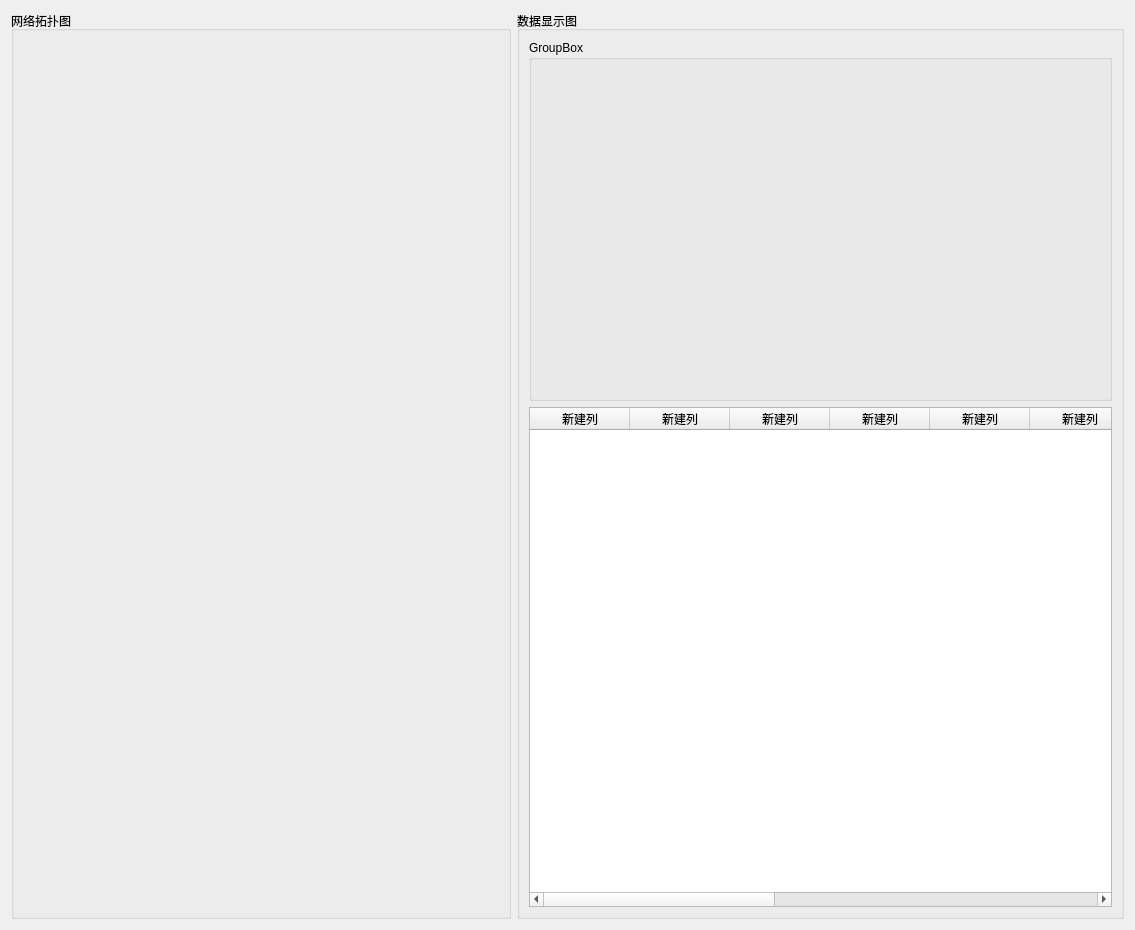
<?xml version="1.0" encoding="UTF-8"?>
<ui version="4.0">
 <class>shownetwork</class>
 <widget class="QWidget" name="shownetwork">
  <property name="geometry">
   <rect>
    <x>0</x>
    <y>0</y>
    <width>1135</width>
    <height>930</height>
   </rect>
  </property>
  <property name="windowTitle">
   <string>Form</string>
  </property>
  <layout class="QHBoxLayout" name="horizontalLayout">
   <item>
    <widget class="QGroupBox" name="groupBox">
     <property name="enabled">
      <bool>true</bool>
     </property>
     <property name="minimumSize">
      <size>
       <width>500</width>
       <height>0</height>
      </size>
     </property>
     <property name="maximumSize">
      <size>
       <width>500</width>
       <height>16777215</height>
      </size>
     </property>
     <property name="mouseTracking">
      <bool>false</bool>
     </property>
     <property name="title">
      <string>网络拓扑图</string>
     </property>
     <widget class="BatteryItem" name="widget_9" native="true">
      <property name="enabled">
       <bool>false</bool>
      </property>
      <property name="geometry">
       <rect>
        <x>280</x>
        <y>360</y>
        <width>200</width>
        <height>150</height>
       </rect>
      </property>
      <property name="minimumSize">
       <size>
        <width>200</width>
        <height>150</height>
       </size>
      </property>
      <property name="maximumSize">
       <size>
        <width>300</width>
        <height>300</height>
       </size>
      </property>
      <property name="mouseTracking">
       <bool>true</bool>
      </property>
     </widget>
     <widget class="QLabel" name="label">
      <property name="geometry">
       <rect>
        <x>10</x>
        <y>1028</y>
        <width>24</width>
        <height>16</height>
       </rect>
      </property>
      <property name="maximumSize">
       <size>
        <width>100</width>
        <height>50</height>
       </size>
      </property>
      <property name="text">
       <string>充电</string>
      </property>
     </widget>
     <widget class="SlaveItemWidget" name="widget_4" native="true">
      <property name="geometry">
       <rect>
        <x>11</x>
        <y>341</y>
        <width>150</width>
        <height>100</height>
       </rect>
      </property>
      <property name="minimumSize">
       <size>
        <width>150</width>
        <height>100</height>
       </size>
      </property>
      <property name="maximumSize">
       <size>
        <width>150</width>
        <height>100</height>
       </size>
      </property>
     </widget>
     <widget class="SlaveItemWidget" name="widget_2" native="true">
      <property name="geometry">
       <rect>
        <x>11</x>
        <y>129</y>
        <width>150</width>
        <height>100</height>
       </rect>
      </property>
      <property name="minimumSize">
       <size>
        <width>150</width>
        <height>100</height>
       </size>
      </property>
      <property name="maximumSize">
       <size>
        <width>150</width>
        <height>100</height>
       </size>
      </property>
     </widget>
     <widget class="SlaveItemWidget" name="widget_3" native="true">
      <property name="geometry">
       <rect>
        <x>11</x>
        <y>235</y>
        <width>150</width>
        <height>100</height>
       </rect>
      </property>
      <property name="minimumSize">
       <size>
        <width>150</width>
        <height>100</height>
       </size>
      </property>
      <property name="maximumSize">
       <size>
        <width>150</width>
        <height>100</height>
       </size>
      </property>
     </widget>
     <widget class="SlaveItemWidget" name="widget_5" native="true">
      <property name="geometry">
       <rect>
        <x>11</x>
        <y>447</y>
        <width>150</width>
        <height>100</height>
       </rect>
      </property>
      <property name="minimumSize">
       <size>
        <width>150</width>
        <height>100</height>
       </size>
      </property>
      <property name="maximumSize">
       <size>
        <width>150</width>
        <height>100</height>
       </size>
      </property>
     </widget>
     <widget class="SlaveItemWidget" name="widget" native="true">
      <property name="geometry">
       <rect>
        <x>11</x>
        <y>23</y>
        <width>150</width>
        <height>100</height>
       </rect>
      </property>
      <property name="minimumSize">
       <size>
        <width>150</width>
        <height>100</height>
       </size>
      </property>
      <property name="maximumSize">
       <size>
        <width>150</width>
        <height>100</height>
       </size>
      </property>
     </widget>
     <widget class="SlaveItemWidget" name="widget_8" native="true">
      <property name="geometry">
       <rect>
        <x>11</x>
        <y>765</y>
        <width>150</width>
        <height>100</height>
       </rect>
      </property>
      <property name="minimumSize">
       <size>
        <width>150</width>
        <height>100</height>
       </size>
      </property>
      <property name="maximumSize">
       <size>
        <width>150</width>
        <height>100</height>
       </size>
      </property>
      <property name="mouseTracking">
       <bool>true</bool>
      </property>
     </widget>
     <widget class="SlaveItemWidget" name="widget_6" native="true">
      <property name="geometry">
       <rect>
        <x>11</x>
        <y>553</y>
        <width>150</width>
        <height>100</height>
       </rect>
      </property>
      <property name="minimumSize">
       <size>
        <width>150</width>
        <height>100</height>
       </size>
      </property>
      <property name="maximumSize">
       <size>
        <width>150</width>
        <height>100</height>
       </size>
      </property>
     </widget>
     <widget class="SlaveItemWidget" name="widget_7" native="true">
      <property name="geometry">
       <rect>
        <x>11</x>
        <y>659</y>
        <width>150</width>
        <height>100</height>
       </rect>
      </property>
      <property name="minimumSize">
       <size>
        <width>150</width>
        <height>100</height>
       </size>
      </property>
      <property name="maximumSize">
       <size>
        <width>150</width>
        <height>100</height>
       </size>
      </property>
      <property name="mouseTracking">
       <bool>true</bool>
      </property>
     </widget>
    </widget>
   </item>
   <item>
    <widget class="QGroupBox" name="groupBox_2">
     <property name="title">
      <string>数据显示图</string>
     </property>
     <layout class="QVBoxLayout" name="verticalLayout_2">
      <item>
       <widget class="QGroupBox" name="groupBox_3">
        <property name="title">
         <string>GroupBox</string>
        </property>
        <layout class="QVBoxLayout" name="verticalLayout">
         <item>
          <layout class="QHBoxLayout" name="horizontalLayout_2">
           <item>
            <widget class="GaugeWidgets" name="widget_10" native="true"/>
           </item>
           <item>
            <widget class="GaugeWidgets" name="widget_11" native="true"/>
           </item>
           <item>
            <widget class="GaugeWidgets" name="widget_12" native="true"/>
           </item>
          </layout>
         </item>
        </layout>
       </widget>
      </item>
      <item>
       <layout class="QGridLayout" name="gridLayout"/>
      </item>
      <item>
       <widget class="QTableWidget" name="tableWidget">
        <property name="maximumSize">
         <size>
          <width>16777215</width>
          <height>500</height>
         </size>
        </property>
        <property name="styleSheet">
         <string notr="true"/>
        </property>
        <column>
         <property name="text">
          <string>新建列</string>
         </property>
        </column>
        <column>
         <property name="text">
          <string>新建列</string>
         </property>
        </column>
        <column>
         <property name="text">
          <string>新建列</string>
         </property>
        </column>
        <column>
         <property name="text">
          <string>新建列</string>
         </property>
        </column>
        <column>
         <property name="text">
          <string>新建列</string>
         </property>
        </column>
        <column>
         <property name="text">
          <string>新建列</string>
         </property>
        </column>
        <column>
         <property name="text">
          <string>新建列</string>
         </property>
        </column>
        <column>
         <property name="text">
          <string>新建列</string>
         </property>
        </column>
        <column>
         <property name="text">
          <string>新建列</string>
         </property>
        </column>
        <column>
         <property name="text">
          <string>新建列</string>
         </property>
        </column>
        <column>
         <property name="text">
          <string>新建列</string>
         </property>
        </column>
        <column>
         <property name="text">
          <string>新建列</string>
         </property>
        </column>
       </widget>
      </item>
     </layout>
    </widget>
   </item>
  </layout>
 </widget>
 <customwidgets>
  <customwidget>
   <class>BatteryItem</class>
   <extends>QWidget</extends>
   <header>src/public/batteryitem.h</header>
   <container>1</container>
  </customwidget>
  <customwidget>
   <class>SlaveItemWidget</class>
   <extends>QWidget</extends>
   <header>src/showslave/slaveitemwidget.h</header>
   <container>1</container>
  </customwidget>
  <customwidget>
   <class>GaugeWidgets</class>
   <extends>QWidget</extends>
   <header location="global">src/shownetwork/GaugeWidgets.h</header>
   <container>1</container>
  </customwidget>
 </customwidgets>
 <resources/>
 <connections/>
</ui>
